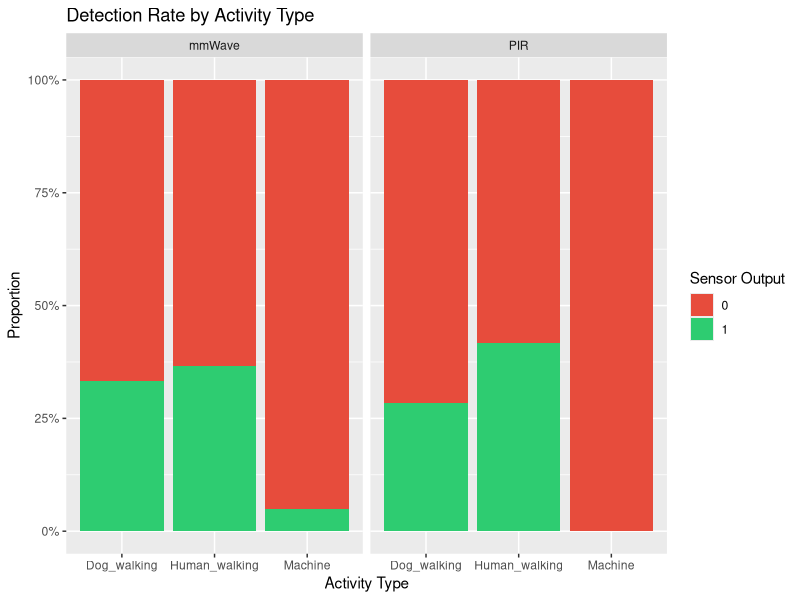
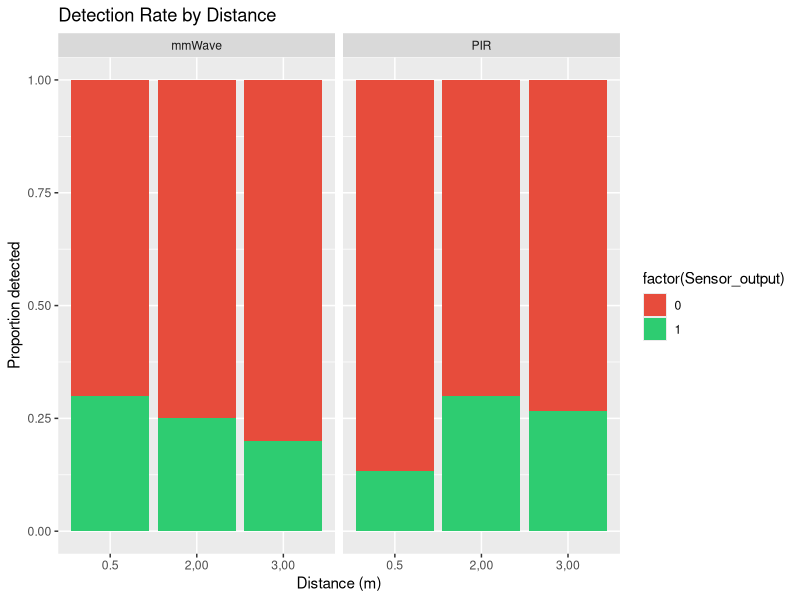
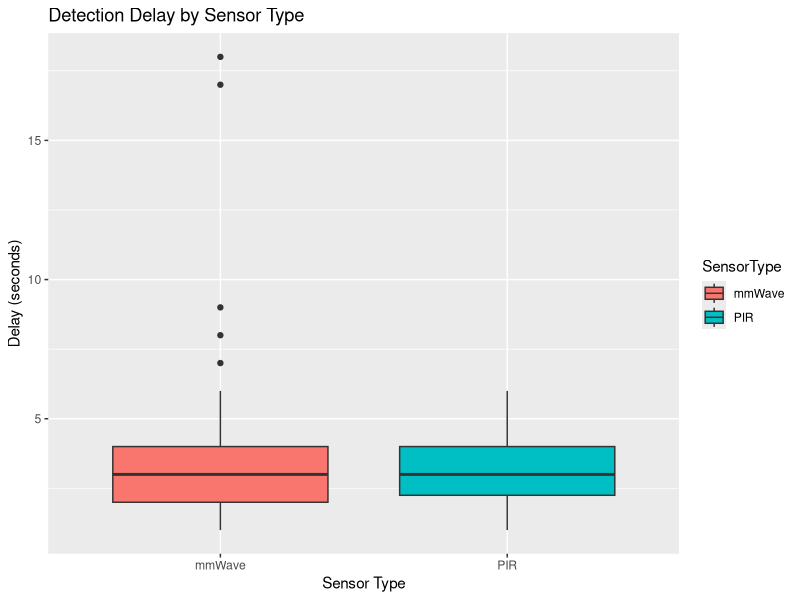
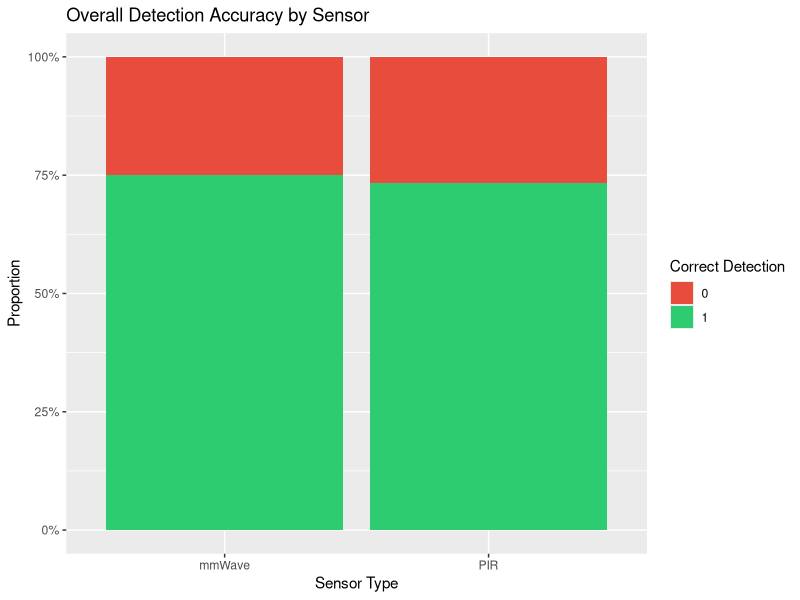
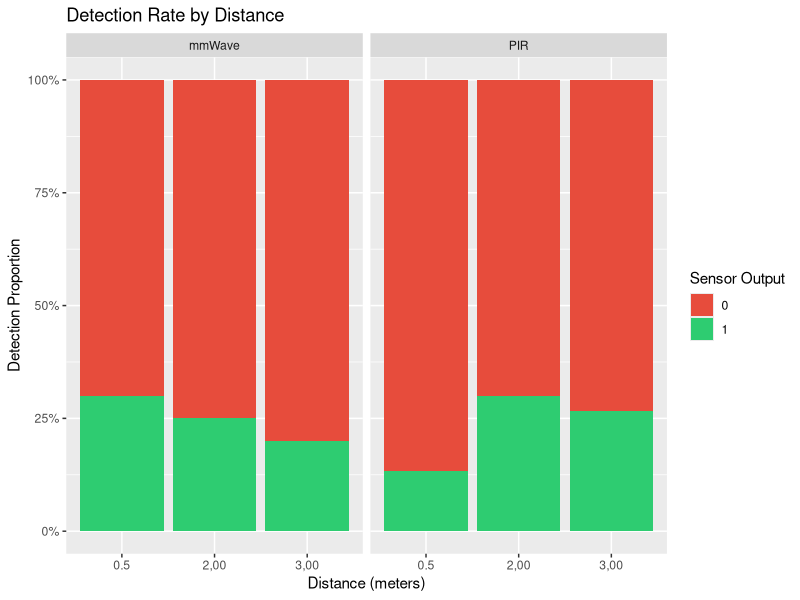
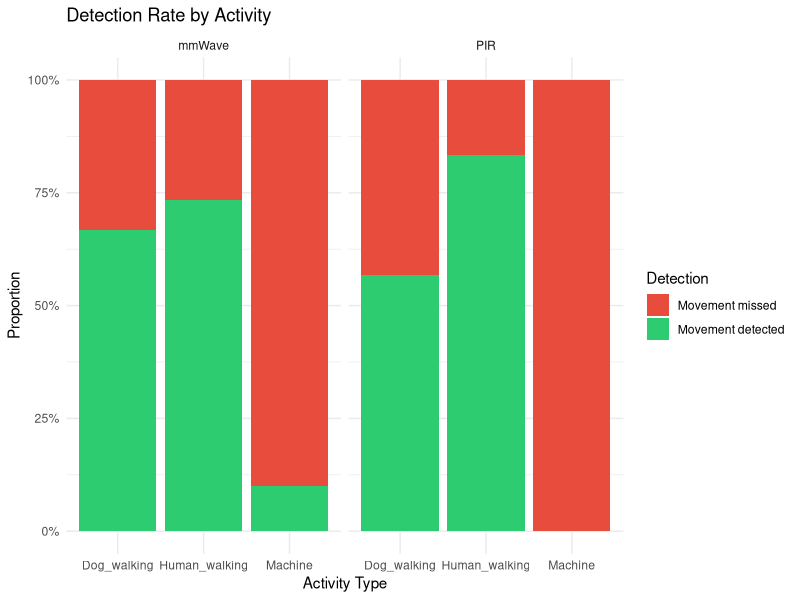
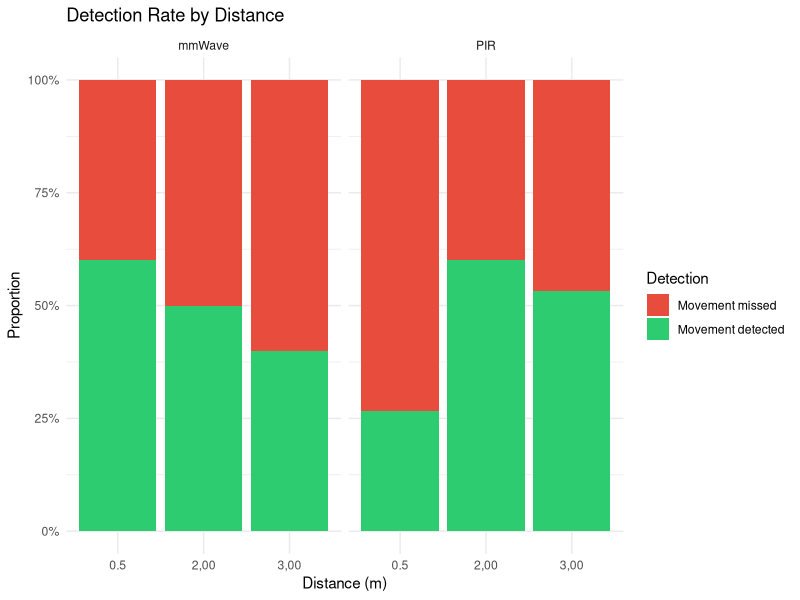

Recreate these plots in R, in order.
## ---- chunk 1
results_cyber_projectG1 <- read.csv2("results cyber projectG1.csv", stringsAsFactors = FALSE)
## ---- chunk 2
#checking data and renaming dataset to make callback easier
cyberdata <- results_cyber_projectG1
head(cyberdata)
## ---- chunk 3
#confusion matrix all data
table(cyberdata$GroundTruth, cyberdata$Sensor_output)
## ---- chunk 4
#confusion matrix per sensor type
pir_data <- subset(cyberdata, SensorType == "PIR")
mmwave_data <- subset(cyberdata, SensorType == "mmWave")

table(pir_data$GroundTruth, pir_data$Sensor_output)
table(mmwave_data$GroundTruth, mmwave_data$Sensor_output)
## ---- chunk 5
#add extra column called 'output' which clearly states when results show TP, TN, FP or FN
cyberdata$Outcome <- with(cyberdata,
  ifelse(GroundTruth == 1 & Sensor_output == 1, "TP",
  ifelse(GroundTruth == 0 & Sensor_output == 0, "TN",
  ifelse(GroundTruth == 0 & Sensor_output == 1, "FP",
  ifelse(GroundTruth == 1 & Sensor_output == 0, "FN", NA)))))
head(cyberdata)
## ---- chunk 6
#clear table that shows the output results per sensor type
table(cyberdata$SensorType, cyberdata$Outcome)
## ---- chunk 7
#extracting TP, TN, FP and FN for PIR individually
TP_PIR <- sum(pir_data$GroundTruth == 1 & pir_data$Sensor_output == 1)
TN_PIR <- sum(pir_data$GroundTruth == 0 & pir_data$Sensor_output == 0)
FP_PIR <- sum(pir_data$GroundTruth == 0 & pir_data$Sensor_output == 1)
FN_PIR <- sum(pir_data$GroundTruth == 1 & pir_data$Sensor_output == 0)
## ---- chunk 8
#now onto the performance metrics of the PIR sensor
#accuracy: proportion of correct predictions = (TP+TN)/(TP+TN+FP+FN)
accuracy_PIR <- (TP_PIR + TN_PIR) / (TP_PIR + TN_PIR + FP_PIR + FN_PIR)

#sensitivity/recall/true positive rate: ability to detect actual movement = TP/(TP+FN)
sensitivity_PIR <- TP_PIR / (TP_PIR + FN_PIR)

#specificity/true negative rate: ability to detect no movement correctly = TN/(TN+FP)
specificity_PIR <- TN_PIR / (TN_PIR + FP_PIR)

#false positive rate: false alarms = FP/(FP+TN)
false_positive_rate_PIR <- FP_PIR / (FP_PIR + TN_PIR)

#false negative rate: missed movements = FN/(TP+FN)
false_negative_rate_PIR <- FN_PIR / (TP_PIR + FN_PIR)

#overall error rate = (FP+FN)/(TP+TN+FP+FN)
error_rate_PIR <- (FP_PIR + FN_PIR) / (TP_PIR + TN_PIR + FP_PIR + FN_PIR)

cat("Accuracy:", accuracy_PIR, "\n")
cat("Sensitivity:", sensitivity_PIR, "\n")
cat("Specificity:", specificity_PIR, "\n")
cat("False Positive Rate:", false_positive_rate_PIR, "\n")
cat("False Negative Rate:", false_negative_rate_PIR, "\n")
cat("Error Rate:", error_rate_PIR, "\n")
## ---- chunk 9
#now let's do the same for mmWave sensor
TP_mmwave <- sum(mmwave_data$GroundTruth == 1 & mmwave_data$Sensor_output == 1)
TN_mmwave <- sum(mmwave_data$GroundTruth == 0 & mmwave_data$Sensor_output == 0)
FP_mmwave <- sum(mmwave_data$GroundTruth == 0 & mmwave_data$Sensor_output == 1)
FN_mmwave <- sum(mmwave_data$GroundTruth == 1 & mmwave_data$Sensor_output == 0)
## ---- chunk 10
#now onto the performance metrics of the mmwave sensor
#accuracy: proportion of correct predictions = (TP+TN)/(TP+TN+FP+FN)
accuracy_mmwave <- (TP_mmwave + TN_mmwave) / (TP_mmwave + TN_mmwave + FP_mmwave + FN_mmwave)

#sensitivity/recall/true positive rate: ability to detect actual movement = TP/(TP+FN)
sensitivity_mmwave <- TP_mmwave / (TP_mmwave + FN_mmwave)

#specificity/true negative rate: ability to detect no movement correctly = TN/(TN+FP)
specificity_mmwave <- TN_mmwave / (TN_mmwave + FP_mmwave)

#false positive rate: false alarms = FP/(FP+TN)
false_positive_rate_mmwave <- FP_mmwave / (FP_mmwave + TN_mmwave)

#false negative rate: missed movements = FN/(TP+FN)
false_negative_rate_mmwave <- FN_mmwave / (TP_mmwave + FN_mmwave)

#overall error rate = (FP+FN)/(TP+TN+FP+FN)
error_rate_mmwave <- (FP_mmwave + FN_mmwave) / (TP_mmwave + TN_mmwave + FP_mmwave + FN_mmwave)

cat("Accuracy:", accuracy_mmwave, "\n")
cat("Sensitivity:", sensitivity_mmwave, "\n")
cat("Specificity:", specificity_mmwave, "\n")
cat("False Positive Rate:", false_positive_rate_mmwave, "\n")
cat("False Negative Rate:", false_negative_rate_mmwave, "\n")
cat("Error Rate:", error_rate_mmwave, "\n")
## ---- chunk 11
#chisquare test for PIR and mmWave
chisq.test(table(pir_data$ActivityType, pir_data$Sensor_output))
chisq.test(table(mmwave_data$ActivityType, mmwave_data$Sensor_output))
## ---- chunk 12
#both chi square tests show a p-value of < 0.05, which means we can reject our nul-hypothesis (detection rate is the same across all activity types), therefore PIR and mmWave detection significantly differs between activity types

#let's put the difference between groups in a table to make is more visual!
table(pir_data$ActivityType, pir_data$Sensor_output)
table(mmwave_data$ActivityType, mmwave_data$Sensor_output)
## ---- chunk 13
#now we model the effects of distance and activity type on detection probability
model_pir <- glm(Sensor_output ~ Distance_m + ActivityType,
                 data = pir_data,
                 family = binomial)

summary(model_pir)
## ---- chunk 14
#what this means^: distance significantly affects detection probability (p<0.05) but the effect is small -> Detection probability changes slightly with increasing distance. No significant evidence that PIR detects humans differently from dogs. The machine result is very high, showing (almost) perfect separation, which is consistent with the fact that is has never been detected by the PIR sensor. All in all, the activity type did not significantly affect detection probability.
## ---- chunk 15
#and now for the mmWave
model_mmwave <- glm(Sensor_output ~ Distance_m + ActivityType,
                 data = mmwave_data,
                 family = binomial)

summary(model_mmwave)
## ---- chunk 16
#what this means^: there is no significant effect of distance and no significant difference between dog detection and human detection. There is a significant difference with machine detection, meaning the mmWave detects machine movement differently from animal movement.
## ---- chunk 17
#now we compare the sensors also using a glm
model_combined <- glm(
  Sensor_output ~ Distance_m + ActivityType + SensorType,
  data = cyberdata,
  family = binomial
)

summary(model_combined)
## ---- chunk 18
#odds dog vs machine:
exp(-2.8578)
## ---- chunk 19
#what this means^: model compares human vs dog, machine vs dog and PIR vs mmWave. Across both sensors, detection performance does not significantly change between 0.5 m, 2 m, and 3 m (only for PIR separately but still just a small significance). Machine movement is detected significantly less often than dog movement.Machine movement is about 94% less likely to be detected than dog movement (see odds ratio above). There is no statistically significant difference between PIR and mmWave sensors in detection probability and thus they perform similar in reliability.
#shorter: PIR and mmWave sensors perform similarly overall, both sensors may miss certain types of movement, machine movement is significantly less likely to be detected -> Motion sensor logs may not reliably detect all types of movement and should therefore be interpreted with caution in forensic investigations.
## ---- chunk 20
library(chron)
library(ggplot2)
## ---- chunk 21
#now let's see if there is a difference in delay time
cyberdata$Sensor_Time <- chron(times = cyberdata$Sensor_Time)
cyberdata$StartTime   <- chron(times = cyberdata$StartTime)

cyberdata$Delay <- as.numeric(cyberdata$Sensor_Time - cyberdata$StartTime) * 24*60*60
t.test(Delay ~ SensorType, data = cyberdata)

## ---- chunk 22
#this means there is no statistically significant difference (p>0.05) in detection delay between the PIR and mmWave sensors.mmWave detects movement about 0.4 seconds slower than PIR but detection times are probably comparable.
## ---- chunk 23
#onto the visuals
#detection rate by activity
ggplot(cyberdata, aes(x = ActivityType, fill = factor(Sensor_output))) +
  geom_bar(position = "fill") +
  facet_wrap(~SensorType) +
  labs(
    title = "Detection Rate by Activity Type",
    x = "Activity Type",
    y = "Proportion",
    fill = "Sensor Output"
  ) +
  scale_y_continuous(labels = scales::percent) +
  scale_fill_manual(values = c(
  "0" = "#E74C3C",
  "1" = "#2ECC71"
))
## ---- chunk 24
#detection by distance
ggplot(cyberdata, aes(x = factor(Distance_m), fill = factor(Sensor_output))) +
  geom_bar(position = "fill") +
  facet_wrap(~SensorType) +
  labs(
    title = "Detection Rate by Distance",
    x = "Distance (m)",
    y = "Proportion detected"
  ) +
  scale_fill_manual(values = c(
  "0" = "#E74C3C",
  "1" = "#2ECC71"
))
## ---- chunk 25
#detction delay comparison
ggplot(cyberdata, aes(x = SensorType, y = Delay, fill = SensorType)) +
  geom_boxplot() +
  labs(
    title = "Detection Delay by Sensor Type",
    x = "Sensor Type",
    y = "Delay (seconds)"
  ) 
## ---- chunk 26
#overall sensor accuracy comparison
cyberdata$Correct <- ifelse(cyberdata$GroundTruth == cyberdata$Sensor_output, 1, 0)

ggplot(cyberdata, aes(x = SensorType, fill = factor(Correct))) +
  geom_bar(position = "fill") +
  labs(
    title = "Overall Detection Accuracy by Sensor",
    x = "Sensor Type",
    y = "Proportion",
    fill = "Correct Detection"
  ) +
  scale_y_continuous(labels = scales::percent) +
  scale_fill_manual(values = c(
  "0" = "#E74C3C",
  "1" = "#2ECC71"
))
## ---- chunk 27
#detection rate per distance like above but then with percentages, choose one of those 2
ggplot(cyberdata, aes(x = factor(Distance_m), fill = factor(Sensor_output))) +
  geom_bar(position = "fill") +
  facet_wrap(~SensorType) +
  labs(
    title = "Detection Rate by Distance",
    x = "Distance (meters)",
    y = "Detection Proportion",
    fill = "Sensor Output"
  ) +
  scale_y_continuous(labels = scales::percent) +
  scale_fill_manual(values = c(
  "0" = "#E74C3C",
  "1" = "#2ECC71"
))
## ---- chunk 28
movement_data <- subset(cyberdata, GroundTruth == 1)

ggplot(movement_data, aes(x = ActivityType, fill = factor(Sensor_output))) +
  geom_bar(position = "fill") +
  facet_wrap(~SensorType) +
  scale_y_continuous(labels = scales::percent) +
  scale_fill_manual(
    values = c("0" = "#E74C3C", "1" = "#2ECC71"),
    labels = c("Movement missed", "Movement detected"),
    name = "Detection"
  ) +
  labs(
    title = "Detection Rate by Activity",
    x = "Activity Type",
    y = "Proportion"
  ) +
  theme_minimal()
## ---- chunk 29
movement_data <- subset(cyberdata, GroundTruth == 1)

ggplot(movement_data, aes(x = factor(Distance_m), fill = factor(Sensor_output))) +
  geom_bar(position = "fill") +
  facet_wrap(~SensorType) +
  scale_y_continuous(labels = scales::percent) +
  scale_fill_manual(
    values = c("0" = "#E74C3C", "1" = "#2ECC71"),
    labels = c("Movement missed", "Movement detected"),
    name = "Detection"
  ) +
  labs(
    title = "Detection Rate by Distance",
    x = "Distance (m)",
    y = "Proportion"
  ) +
  theme_minimal()
